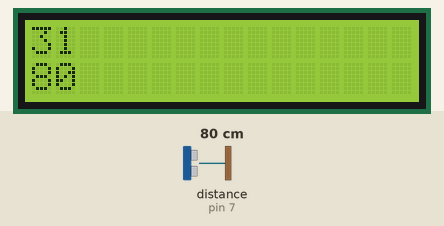
Bench run of a sketch on a simulated Arduino Uno, built with avr-gcc and run on an emulated ATmega328P. Parts: 16×2 character LCD. Wiring (inferred from the names in the program): ultrasonic range finder: trigger pin 6; echo pin 7. The inputs (shaded band) are chosen by the test bench; at power-on: distance to the obstacle (sensor on pin 7) 80 cm. The echo pulse lasts 58.3 µs per cm; what the sketch prints to the serial monitor is not drawn.

Above: at 1.2 s.
1.3 s: distance to the obstacle (sensor on pin 7) set to 2 cm
At 2.0 s:
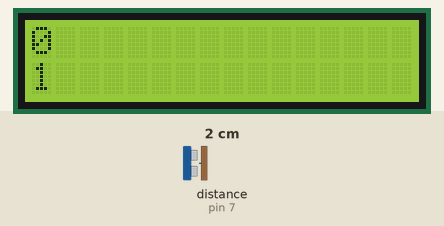
2.9 s: distance to the obstacle (sensor on pin 7) set to 4 cm
At 4.1 s:
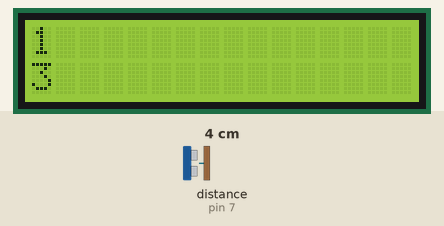
4.4 s: distance to the obstacle (sensor on pin 7) set to 60 cm
At 4.7 s:
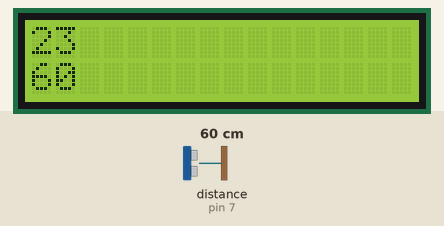
Timing chart, 0 to 7.4 s (numbered marks = the images above; inputs shaded):
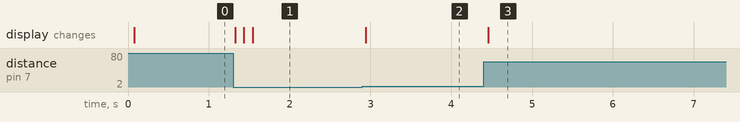

The sketch:

ultrasonic_sensor.ino
```cpp
#include <Wire.h> // Library for I2C communication
#include <LiquidCrystal_I2C.h> // Library for LCD
LiquidCrystal_I2C lcd = LiquidCrystal_I2C(0x3f, 16, 2); // Change to (0x27,20,4) for 20x4 LCD.

const int pingPin = 6; // Trigger Pin of Ultrasonic Sensor
const int echoPin = 7; // Echo Pin of Ultrasonic Sensor

void setup() {
   Serial.begin(9600); // Starting Serial Terminal
   // Initiate the LCD:
   lcd.init();
   lcd.backlight();
//   lcd.setCursor(0, 0);
//   lcd.print("inches:");
//   lcd.setCursor(0, 1);
//   lcd.print("cm:");
}

void loop() {
   long duration, inches, cm;
   pinMode(pingPin, OUTPUT);
   digitalWrite(pingPin, LOW);
   delayMicroseconds(2);
   digitalWrite(pingPin, HIGH);
   delayMicroseconds(10);
   digitalWrite(pingPin, LOW);
   pinMode(echoPin, INPUT);
   duration = pulseIn(echoPin, HIGH);
   inches = microsecondsToInches(duration);
   cm = microsecondsToCentimeters(duration);

   lcd.clear();

   lcd.setCursor(0, 0);
   lcd.print(inches);
   lcd.setCursor(0,1);
   lcd.print(cm);

   Serial.print(inches);
   Serial.print("in, ");
   Serial.print(cm);
   Serial.print("cm");
   Serial.println();

   delay(100);
}

long microsecondsToInches(long microseconds) {
   return microseconds / 74 / 2;
}

long microsecondsToCentimeters(long microseconds) {
   return microseconds / 29 / 2;
}
```

Measured:
- after the input at 1.3 s, the display: changes at once (image 1)
- after the input at 2.9 s, the display: changes at once (image 2)
- after the input at 4.4 s, the display: changes after 0.06 s (image 3)
